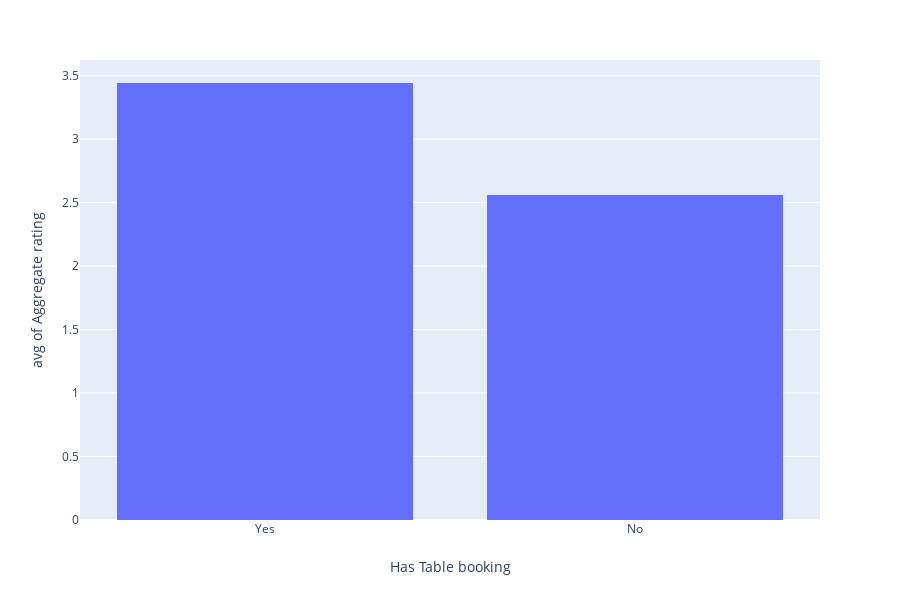

Notebook cell for this chart:
### Markdown cell above
**Observations**: Restaurants which have online delivery have better ratings.

### Code cell
px.histogram(zomato_data, x="Has Table booking", y="Aggregate rating", histfunc="avg")

### Figure 1 — Plotly figure (JSON) as saved in the notebook; plotly's stock layout.template omitted (floating-point values rounded to 4 significant figures; data arrays with more than 128 entries replaced by an {"elided": "..."} marker saying what was removed)
{"data": [{"alignmentgroup": "True", "histfunc": "avg", "hoverlabel": {"namelength": 0}, "hovertemplate": "Has Table booking=%{x}<br>avg of Aggregate rating=%{y}", "legendgroup": "", "marker": {"color": "#636efa"}, "name": "", "offsetgroup": "", "orientation": "v", "showlegend": false, "type": "histogram", "uid": "21709e0f-8b61-4430-bbee-beb99b85c941", "x": {"elided": "9551 str values"}, "xaxis": "x", "y": {"elided": "9551 float values"}, "yaxis": "y"}], "layout": {"barmode": "relative", "grid": {"xaxes": ["x"], "xgap": 0.1, "xside": "bottom", "yaxes": ["y"], "ygap": 0.1, "yside": "left"}, "height": 600, "legend": {"tracegroupgap": 0}, "margin": {"t": 60}, "xaxis": {"title": {"text": "Has Table booking"}}, "yaxis": {"title": {"text": "avg of Aggregate rating"}}}}
